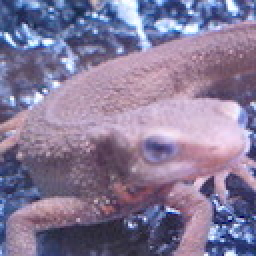
#> input picture img/in/imori.jpg, 128 x 128 px (shown 2 times larger)
$ python solve14.py
#> lines starting #> are read from the running program, lines starting #| are printed output that depends on the picture
### solve_python/solve02.py
import cv2
import numpy as np


# Q_2
def RGB2GRAY(img):
    """Grayscale an image
    """
    b_channel = img[:, :, 0]
    g_channel = img[:, :, 1]
    r_channel = img[:, :, 2]
    img_gray = 0.2126 * r_channel + 0.7152 * g_channel + 0.0722 * b_channel
    return img_gray


# [5 lines left out: function main, not called in this run]


# [2 lines that do not run on import are left out]

### solve_python/solve14.py
import cv2
import numpy as np
from solve02 import RGB2GRAY


# Q_14
def differential_filter(img, stride=3, mode='v'):

    if len(img.shape) == 3:
        img = RGB2GRAY(img).copy()

    stride_range = range(int(-stride/2), int(stride/2+1))
    out = img.copy()
    for i in range(img.shape[0]):
        for j in range(img.shape[1]):
            subregion = np.zeros((stride, stride))
            for x in stride_range:
                for y in stride_range:
                    if 0 <= i + x < img.shape[0] and 0 <= j + y < img.shape[1]:
                        subregion[x+1][y+1] = img[i+x, j+y]
            assert mode in ['v', 'h']
            if mode == 'v':
                out[i, j] = subregion[1][1] - subregion[0][1]
            else:
                out[i, j] = subregion[1][1] - subregion[1][0]

    return out


def main():
    img_in = cv2.imread("../img/in/imori.jpg").astype(np.float64)

    for mode in ['v', 'h']:
        img_ = differential_filter(img_in, mode=mode)
        img_out = np.clip(img_, 0, 255).astype(np.uint8)
        cv2.imwrite("../img/out/q_14_{}.jpg".format(mode), img_out)
#> this loop made 2 passes
#> pass 1, in RGB2GRAY, `b_channel = img[:, :, 0]`:
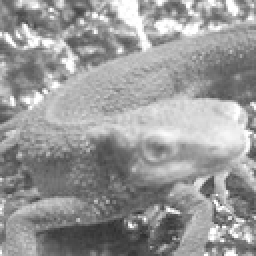
#> b_channel: shape (128, 128) float64 (shown 2 times larger); min 46, max 255, mean 152.8
#> pass 1, in RGB2GRAY, `g_channel = img[:, :, 1]`:
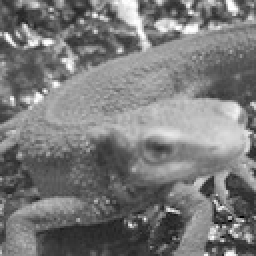
#> g_channel: shape (128, 128) float64 (shown 2 times larger); min 0, max 255, mean 121.8
#> pass 1, in RGB2GRAY, `r_channel = img[:, :, 2]`:
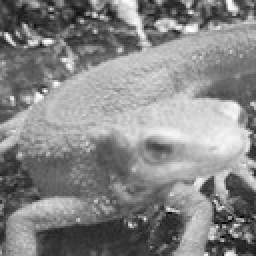
#> r_channel: shape (128, 128) float64 (shown 2 times larger); min 0, max 255, mean 134.1
#> after the loop:
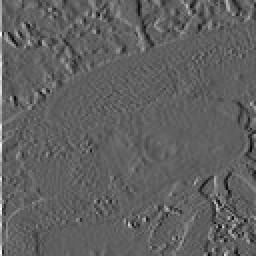
#> img_: shape (128, 128) float64 (shown 2 times larger); min -119.6, max 197.4, mean 0.8; drawn with min black and max white


if __name__ == '__main__':
    main()
